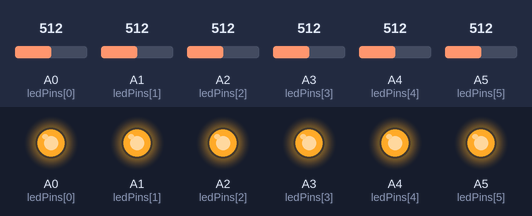
A sketch run on a simulated Arduino Uno, built with avr-gcc and run on an emulated ATmega328P. Shown: output pins drawn as LEDs (lit = HIGH). Inputs (shaded band) come from the test bench; at power-on: A0 (ledPins[0]) = 512, A1 (ledPins[1]) = 512, A2 (ledPins[2]) = 512, A3 (ledPins[3]) = 512, A4 (ledPins[4]) = 512, A5 (ledPins[5]) = 512. What the sketch prints to the serial monitor is not drawn.

Above: at 0.15 s.
Timing chart, 0 to 1.6 s (numbered marks = the images above):
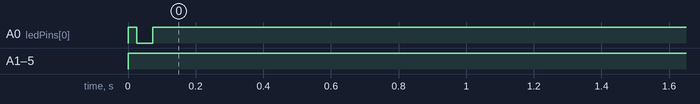

The sketch:

game.ino
```cpp
const int ledPins[] = {A0, A1, A2, A3, A4, A5};
const int numLeds = 6;

// fine-tune
const int hitThresholds[] = {
  520, // A0 - Blue (green black wires) 475
  370, // A1 - Red  359 (brown yellow wires)
  475, // A2 - White (white blue wires)
  485, // A3 - White (Orange black wires)
  475, // A4 - Blue (yellow black wires) 475
  250  // A5 - red fine-tuned for ambient light. 250 (white red wires)
};

const unsigned long onTime = 8000;
const unsigned long senseTime = 500;

bool isHitOut[numLeds] = {false, false, false, false, false, false};

void setup() {
  Serial.begin(9600);
}

void loop() {

  for (int i = 0; i < numLeds; i++) {
    if (!isHitOut[i]) {
      pinMode(ledPins[i], OUTPUT);
      digitalWrite(ledPins[i], HIGH);
    }
  }
  delayMicroseconds(onTime);


  for (int i = 0; i < numLeds; i++) {
    pinMode(ledPins[i], INPUT);
    delayMicroseconds(senseTime);
    int reading = analogRead(ledPins[i]);

    if (reading > hitThresholds[i] && !isHitOut[i]) {
      isHitOut[i] = true;
      Serial.print("HIT on LED ");
      Serial.println(i);
    }
  }
}
```

Measured:
- by itself, A0 (ledPins[0]): LOW → HIGH at 0.00 s, → LOW 0.03 s later, → HIGH 0.05 s later
- by itself, A1 (ledPins[1]), A2 (ledPins[2]), A3 (ledPins[3]), A4 (ledPins[4]), A5 (ledPins[5]): LOW → HIGH at 0.00 s
